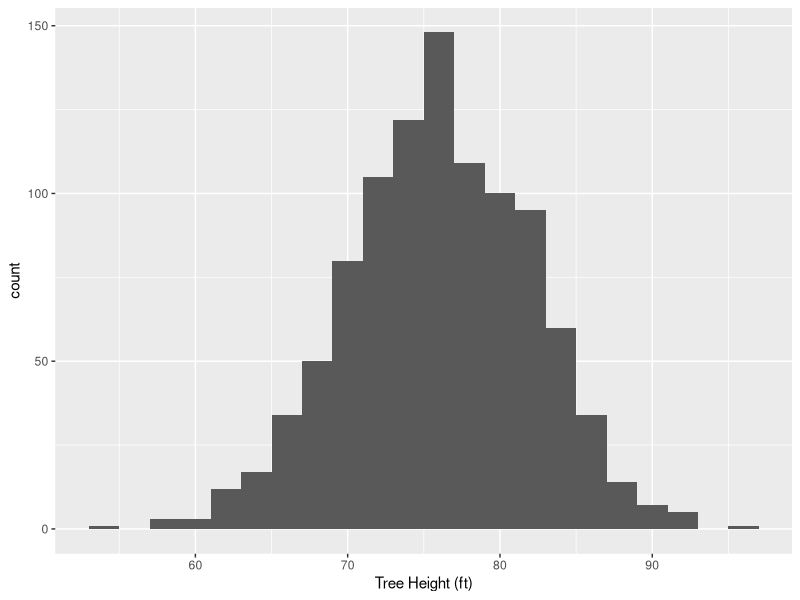
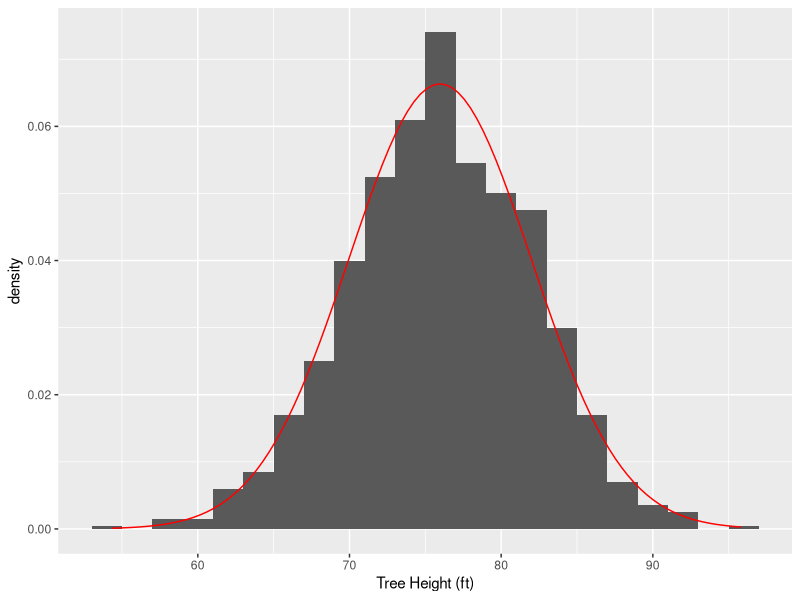
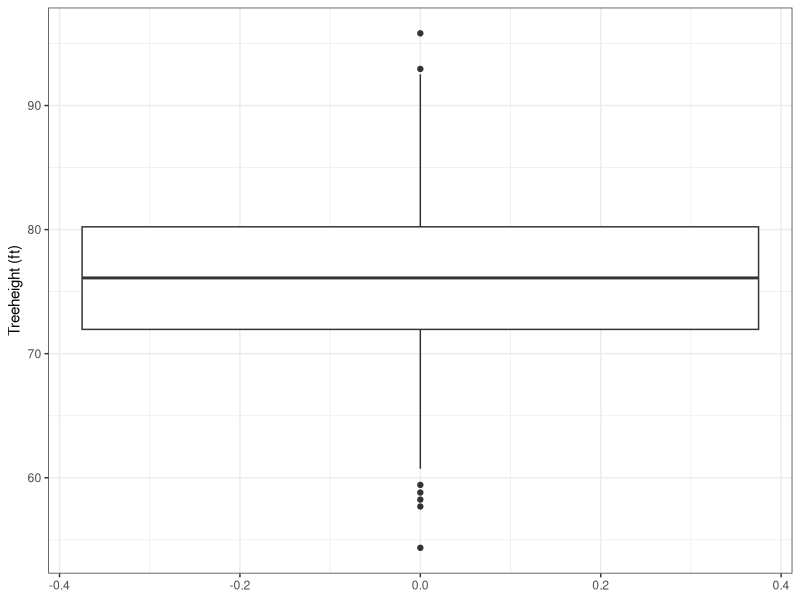
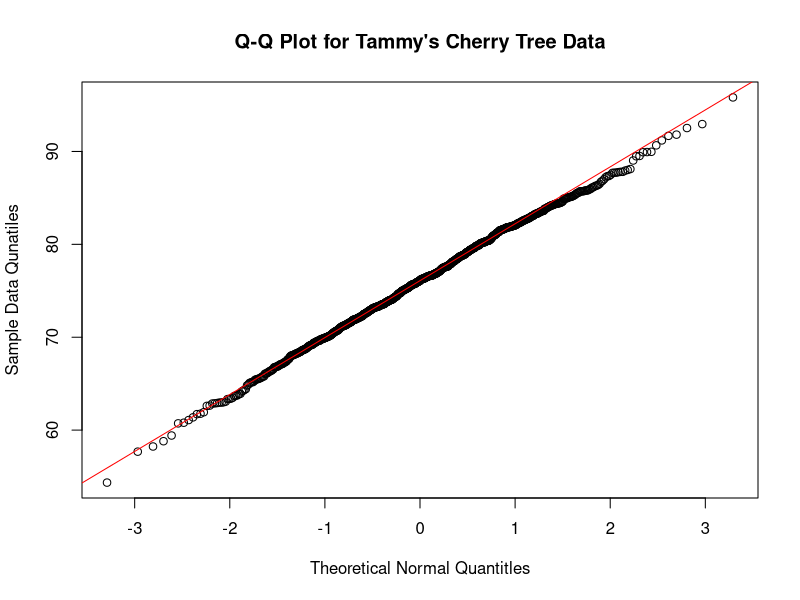
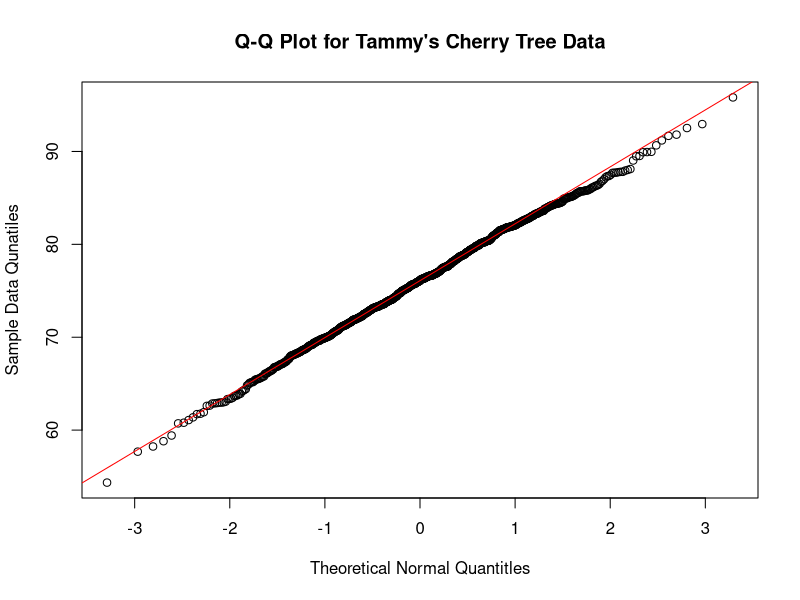
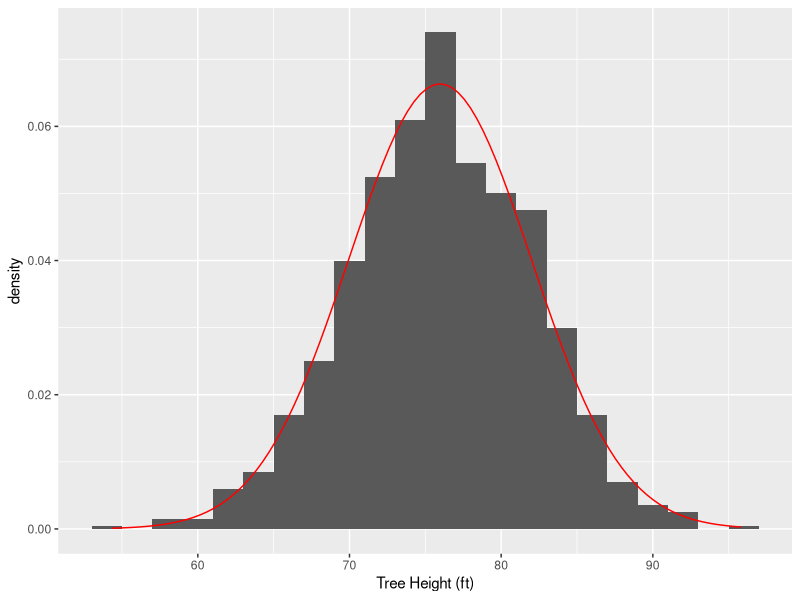

R code for these plots, in order:
## ---- chunk 1
knitr::opts_chunk$set(echo = TRUE)
## ---- chunk 2
rm(list = ls())
## ---- chunk 3
library(dplyr)
library(ggplot2)
# library(ggfortify)
library(readr)
## ---- chunk 4
library(readr)
cherry_trees <- read_csv("cherry_trees.csv")
# View(cherry_trees)
## ---- chunk 5
mode(cherry_trees)   # Show the data type
names(cherry_trees)   # Show column names
head(cherry_trees)   # Show first 6 rows of data
dim(cherry_trees)   # Show number of rows and columns
str(cherry_trees)   # Show structure of data set
tail(cherry_trees)   # Show last 6 rows of data
glimpse(cherry_trees)   # Shows a horizontal view of the data
tbl_df(cherry_trees)  # Shows a vertical view of the data
## ---- chunk 6
bin <- 50   # Set the number of bins
bw <- 2   # Set the binwidth
print(Height_histogram <-
        ggplot(data = cherry_trees, aes(x=Treeheight)) +
        geom_histogram(bins = bin, binwidth = bw) +
        scale_x_continuous(name = "Tree Height (ft)"))

## ---- chunk 7
summary(cherry_trees$Treeheight)
## ---- chunk 8
mean(cherry_trees$Treeheight)
## ---- chunk 9
bin = 50  # Set the number of bins
bw = 2    # Set the binwidth

n_obs <- sum(!is.na(cherry_trees$Treeheight))  # Find the number of observations
n_obs

Height_histogram <-
  ggplot(data = cherry_trees, aes(x=Treeheight)) +
  geom_histogram(aes(y = ..density..), binwidth = bw) +
  stat_function(fun = dnorm, args = list(mean = mean(cherry_trees$Treeheight),
                sd = sd(cherry_trees$Treeheight)),color="red") +
  scale_x_continuous(name = "Tree Height (ft)")

Height_histogram    # Print the modified histogram
## ---- chunk 10
Height_Boxplot <- ggplot(cherry_trees, aes(y=Treeheight)) +
         geom_boxplot() +
         ylab("Treeheight (ft)") +
         theme_bw()

Height_Boxplot
## ---- chunk 11
is_outlier <- function(x) {
  return(x < quantile(x,0.25) - 1.5 * IQR(x) |
           x > quantile(x, 0.75) + 1.5 * IQR(x))
}
## ---- chunk 12
Input <- cherry_trees$Treeheight

print(outlier <- is_outlier(Input))

print(outlier <- as.numeric(is_outlier(Input)))

?as.numeric
## ---- chunk 13

Indivdual_Num <- which(Input >= 91 | Input <= 60)

# Locate the position in data set of any potential outliers.
    
?which()

which(is_outlier(Input))
## ---- chunk 14
cherry_trees[c(which(is_outlier(Input))),]
## ---- chunk 15
#  Get help.
  

?qqnorm()

qqnorm(Input, main="Q-Q Plot for Tammy's Cherry Tree Data",
       xlab="Theoretical Normal Quantitles",
       ylab="Sample Data Qunatiles")
qqline(Input,col = "red")

  
#  Plot the Q-Q plot and the histogram together.
  

qqnorm(Input, main="Q-Q Plot for Tammy's Cherry Tree Data",
       xlab="Theoretical Normal Quantitles",
       ylab="Sample Data Qunatiles")
qqline(Input,col = "red")

Height_histogram    # Print the modified histogram 

## ---- chunk 16
sumData <- cherry_trees %>%
  summarise(
    countHT = n(),   # Number of trees
    meanHT = mean(Treeheight),   # Mean
    medianHt = median(Treeheight),   # Median
    varHT = var(Treeheight),   # Variance
    sdevHT = sd(Treeheight),   # Standard deviation
    semHT = sd(Treeheight)/sqrt(n()),   # Standard error of the mean (SEM)
    
    # Alternative SEM if there are missing values
    sem_altHT = sd(Treeheight)/sqrt(sum(!is.na(Treeheight))),   
      
    iqrHT = IQR(Treeheight),   # Interquartile range
    quant_25_HT = quantile(Treeheight, 0.25),   # First quartile
    quant_50_HT = quantile(Treeheight, 0.50),   # The median
    quant_75_HT = quantile(Treeheight, 0.75),   # Third quartile
    minHT = min(Treeheight),  # Minimum
    maxHT = max(Treeheight))   # Maximum

## ---- chunk 17
sumData

## ---- chunk 18
Input <- cherry_trees$Treeheight
mean = mean(Input)
sd = sd(Input)
n = length(Input)
## ---- chunk 19
SEM = sd / sqrt(n)


## ---- chunk 20
Alpha95 = 0.05
print(Alpha95)
## ---- chunk 21

DOF = n - 1

## ---- chunk 22
#  Get help on "qt()"
?qt()
## ---- chunk 23
print(qt(Alpha95/2, DOF))

## ---- chunk 24
library(glue)
LowerCI_95 = mean + qt(Alpha95/2, DOF)
UpperCI_95 = mean - qt(Alpha95/2, DOF)

glue('[{LowerCI_95}, {UpperCI_95}]')

## ---- chunk 25
t.test(Input, conf.level=0.95)
## ---- chunk 26
print(t.test(Input, conf.level=0.80))
print(t.test(Input, conf.level=0.90))
print(t.test(Input, conf.level=0.95))
print(t.test(Input, conf.level=0.99))



